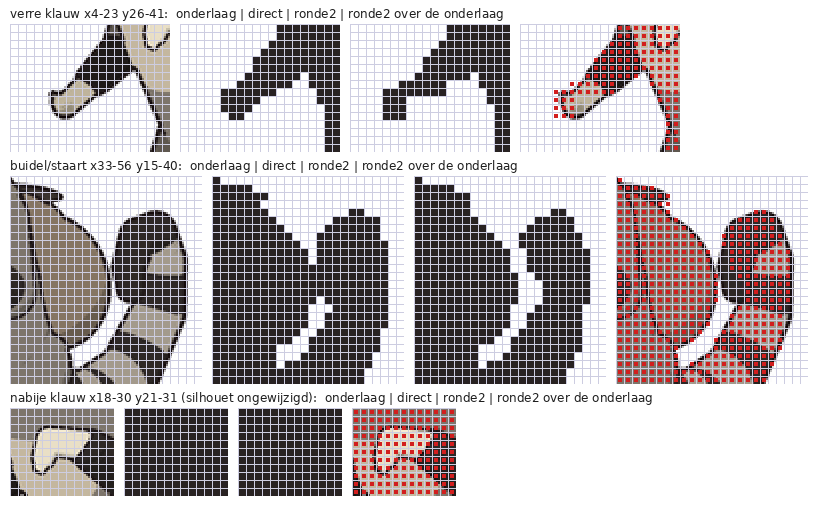

The Python source for this figure:
"""8x-uitsneden ronde 1: per zone onderlaag | direct.txt | ronde2.txt | ronde2 over de onderlaag.
Draaien: python3 docs/concept/sprites/wasbeer/silhouet_v2/zone_ronde2.py"""
import os
import numpy as np
from PIL import Image, ImageDraw, ImageFont
HERE = os.path.dirname(os.path.abspath(__file__))
K = 8


def lees(p):
    return np.array([[c != '.' for c in r.rstrip('\n')] for r in open(p) if r.strip() and not r.startswith('#')])


def raster(a, box, under=None):
    x0, y0, x1, y1 = box; w, h = x1 - x0 + 1, y1 - y0 + 1
    im = under.crop((x0 * 4, y0 * 4, (x1 + 1) * 4, (y1 + 1) * 4)).resize((w * K, h * K), Image.NEAREST) if under else Image.new('RGB', (w * K, h * K), 'white')
    d = ImageDraw.Draw(im)
    for y in range(h):
        for x in range(w):
            if a[y0 + y, x0 + x]:
                if under:
                    d.rectangle((x * K + 2, y * K + 2, x * K + K - 3, y * K + K - 3), fill=(210, 30, 30))
                else:
                    d.rectangle((x * K, y * K, x * K + K - 1, y * K + K - 1), fill=(40, 34, 34))
    for t in range(0, w * K + 1, K): d.line((t, 0, t, h * K), fill=(205, 205, 225))
    for t in range(0, h * K + 1, K): d.line((0, t, w * K, t), fill=(205, 205, 225))
    return im


def main():
    F = ImageFont.truetype('/usr/share/fonts/truetype/dejavu/DejaVuSans.ttf', 12)
    under = Image.open(os.path.join(HERE, 'onderlaag_256.png')).convert('RGB')
    A, B = lees(os.path.join(HERE, 'direct.txt')), lees(os.path.join(HERE, 'ronde2.txt'))
    zones = [('verre klauw x4-23 y26-41', (4, 26, 23, 41)), ('buidel/staart x33-56 y15-40', (33, 15, 56, 40)),
             ('nabije klauw x18-30 y21-31 (silhouet ongewijzigd)', (18, 21, 30, 31))]
    tiles = []
    for naam, box in zones:
        row = [raster(np.zeros_like(A), box, under), raster(A, box), raster(B, box), raster(B, box, under)]
        tiles.append((naam, row))
    W = 10 + 4 * (24 * K + 10); H = sum(t[1][0].height + 24 for t in tiles) + 10
    im = Image.new('RGB', (W, H), 'white'); d = ImageDraw.Draw(im); y = 6
    for naam, row in tiles:
        d.text((10, y), f'{naam}:  onderlaag | direct | ronde2 | ronde2 over de onderlaag', font=F, fill=(30, 30, 30)); y += 18
        x = 10
        for t in row:
            im.paste(t, (x, y)); x += t.width + 10
        y += row[0].height + 6
    im.save(os.path.join(HERE, 'zone_ronde2.png'))


if __name__ == '__main__':
    main()
